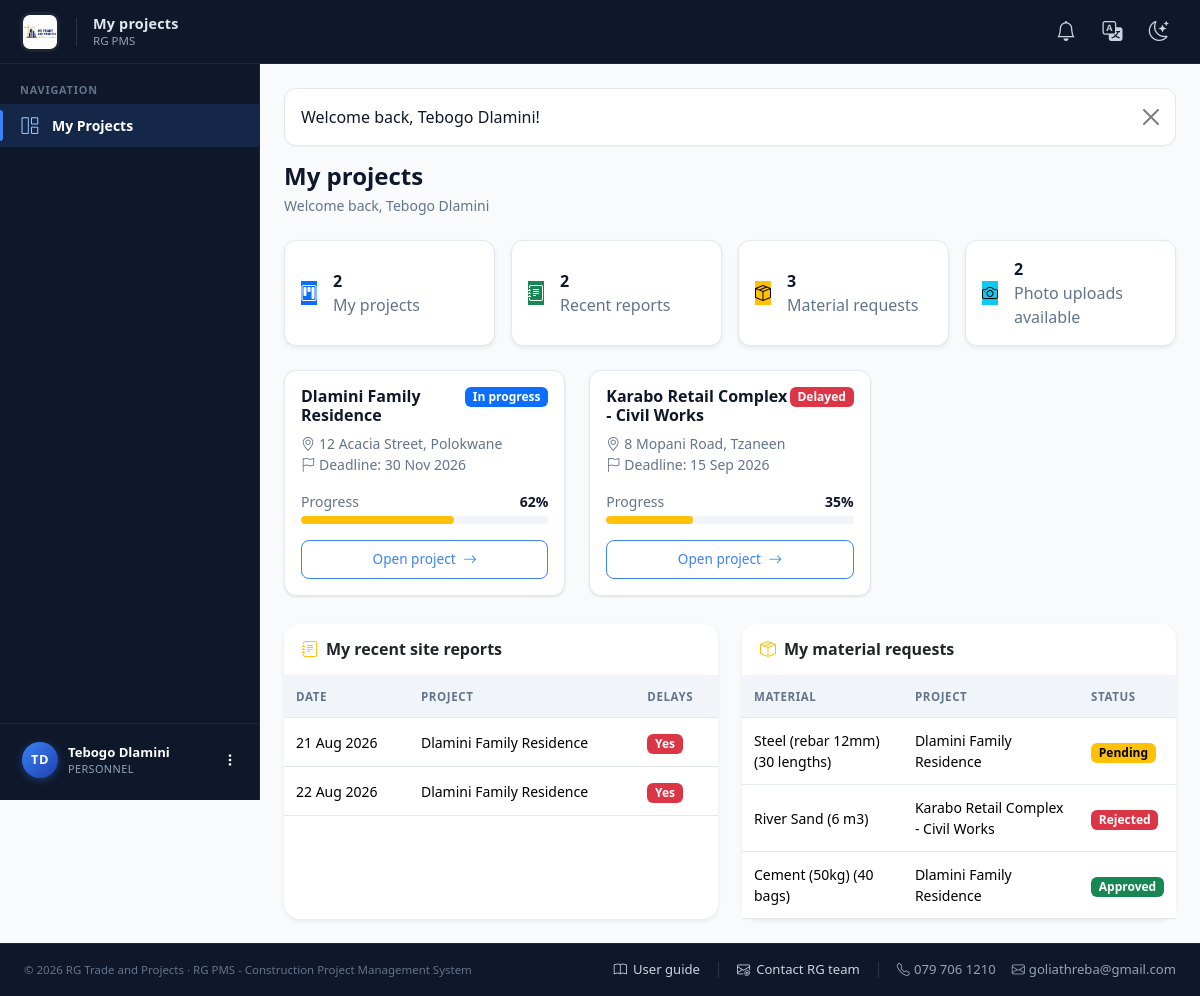
/personnel/dashboard.php (signed in), run on the app's committed database.
### tables this page shows
CREATE TABLE users (
  id            INT UNSIGNED NOT NULL AUTO_INCREMENT,
  role_id       TINYINT UNSIGNED NOT NULL,
  full_name     VARCHAR(120) NOT NULL,
  email         VARCHAR(160) NOT NULL UNIQUE,
  phone         VARCHAR(30)  NULL,
  password_hash VARCHAR(255) NOT NULL,
  is_active     TINYINT(1)   NOT NULL DEFAULT 1,
  created_at    DATETIME     NOT NULL DEFAULT CURRENT_TIMESTAMP,
  PRIMARY KEY (id),
  CONSTRAINT fk_users_role FOREIGN KEY (role_id) REFERENCES roles(id)
);

CREATE TABLE roles (
  id          TINYINT UNSIGNED NOT NULL AUTO_INCREMENT,
  name        VARCHAR(50)  NOT NULL UNIQUE,       
  description VARCHAR(255) NULL,
  PRIMARY KEY (id)
);

CREATE TABLE projects (
  id                    INT UNSIGNED NOT NULL AUTO_INCREMENT,
  client_id             INT UNSIGNED NOT NULL,
  project_manager_id    INT UNSIGNED NULL,         
  name                  VARCHAR(160) NOT NULL,
  build_type            VARCHAR(120) NULL,         
  square_meters         DECIMAL(10,2) NULL,
  location              VARCHAR(255) NULL,
  start_date            DATE NULL,
  target_deadline       DATE NULL,
  actual_completion_date DATE NULL,
  status                ENUM('not_yet_commenced','in_progress','delayed','completed') NOT NULL DEFAULT 'not_yet_commenced',
  progress_percent      DECIMAL(5,2) NOT NULL DEFAULT 0,
  budget                DECIMAL(14,2) NOT NULL DEFAULT 0,
  description           TEXT NULL,
  created_at            DATETIME NOT NULL DEFAULT CURRENT_TIMESTAMP,
  PRIMARY KEY (id),
  CONSTRAINT fk_projects_client FOREIGN KEY (client_id) REFERENCES clients(id),
  CONSTRAINT fk_projects_pm FOREIGN KEY (project_manager_id) REFERENCES users(id) ON DELETE SET NULL
);

CREATE TABLE site_reports (
  id             INT UNSIGNED NOT NULL AUTO_INCREMENT,
  project_id     INT UNSIGNED NOT NULL,
  reported_by    INT UNSIGNED NULL,               
  report_date    DATE NOT NULL,
  period         ENUM('daily','weekly') NOT NULL DEFAULT 'daily',
  completed_work TEXT NULL,
  materials_used TEXT NULL,
  delays         TEXT NULL,
  site_notes     TEXT NULL,
  created_at     DATETIME NOT NULL DEFAULT CURRENT_TIMESTAMP,
  PRIMARY KEY (id),
  CONSTRAINT fk_reports_project FOREIGN KEY (project_id) REFERENCES projects(id) ON DELETE CASCADE,
  CONSTRAINT fk_reports_by FOREIGN KEY (reported_by) REFERENCES users(id) ON DELETE SET NULL
);

CREATE TABLE material_requests (
  id           INT UNSIGNED NOT NULL AUTO_INCREMENT,
  project_id   INT UNSIGNED NOT NULL,
  requested_by INT UNSIGNED NULL,                 
  material_id  INT UNSIGNED NOT NULL,
  quantity     DECIMAL(12,2) NOT NULL,
  unit         VARCHAR(30)  NOT NULL DEFAULT 'unit',
  reason       TEXT NULL,
  status       ENUM('pending','approved','rejected') NOT NULL DEFAULT 'pending',
  reviewed_by  INT UNSIGNED NULL,
  reviewed_at  DATETIME     NULL,
  created_at   DATETIME NOT NULL DEFAULT CURRENT_TIMESTAMP,
  PRIMARY KEY (id),
  CONSTRAINT fk_mr_project FOREIGN KEY (project_id) REFERENCES projects(id),
  CONSTRAINT fk_mr_requestor FOREIGN KEY (requested_by) REFERENCES users(id) ON DELETE SET NULL,
  CONSTRAINT fk_mr_material FOREIGN KEY (material_id) REFERENCES materials(id),
  CONSTRAINT fk_mr_reviewer FOREIGN KEY (reviewed_by) REFERENCES users(id) ON DELETE SET NULL
);

CREATE TABLE materials (
  id             INT UNSIGNED NOT NULL AUTO_INCREMENT,
  name           VARCHAR(160) NOT NULL,
  unit           VARCHAR(30)  NOT NULL DEFAULT 'unit',
  stock_quantity DECIMAL(12,2) NOT NULL DEFAULT 0,
  created_at     DATETIME NOT NULL DEFAULT CURRENT_TIMESTAMP,
  PRIMARY KEY (id),
  UNIQUE KEY uq_material_name (name)
);

### personnel/dashboard.php (the view, shortened to what the rows shown need)
<?php
require_once __DIR__ . '/../includes/layout.php';
require_role('personnel');
$user = current_user();
$pdo = db();
$myPersonnel = $pdo->prepare('SELECT * FROM personnel WHERE user_id = ?');
$myPersonnel->execute([$user['id']]);
$personnelRows = $myPersonnel->fetchAll();
$personnelIds = array_map(fn($p) => (int)$p['id'], $personnelRows);
$projects = [];
if ($personnelIds) {
    $in = implode(',', array_fill(0, count($personnelIds), '?'));
    $stmt = $pdo->prepare(
        "SELECT DISTINCT p.*, c.company_name, c.contact_person
         FROM project_personnel pp
         JOIN projects p ON p.id = pp.project_id
         JOIN clients c ON c.id = p.client_id
         WHERE pp.personnel_id IN ($in)
         ORDER BY p.created_at DESC"
    );
    $stmt->execute($personnelIds);
    $projects = $stmt->fetchAll();
}
$myReports = $pdo->prepare(
    'SELECT sr.*, p.name AS project_name FROM site_reports sr JOIN projects p ON p.id = sr.project_id WHERE sr.reported_by = ? ORDER BY sr.created_at DESC LIMIT 5'
);
$myReports->execute([$user['id']]);
$reports = $myReports->fetchAll();
$myReqs = $pdo->prepare(
    'SELECT mr.*, m.name AS material_name, p.name AS project_name FROM material_requests mr JOIN materials m ON m.id = mr.material_id JOIN projects p ON p.id = mr.project_id WHERE mr.requested_by = ? ORDER BY mr.created_at DESC LIMIT 5'
);
$myReqs->execute([$user['id']]);
$requests = $myReqs->fetchAll();
page_header('My projects', 'dashboard');
?>
<div class="row g-4">
  <?php foreach ($projects as $p): $st = effective_project_status($p); ?>
  <div class="col-md-6 col-xl-4">
    <div class="card project-card h-100">
      <div class="card-body">
        <div class="d-flex justify-content-between align-items-start mb-2">
          <h6 class="card-title mb-0"><a class="text-decoration-none" href="<?= BASE_URL ?>/personnel/project_view.php?id=<?= $p['id'] ?>"><?= e($p['name']) ?></a></h6>
          <?= project_status_badge($st) ?>
        </div>
        <div class="small text-muted mb-3"><i class="bi bi-geo-alt me-1"></i><?= e($p['location'] ?? '-') ?><br><i class="bi bi-flag me-1"></i>Deadline: <?= nice_date($p['target_deadline']) ?></div>
        <div class="d-flex justify-content-between small mb-1"><span class="text-muted">Progress</span><span class="fw-semibold"><?= (float)$p['progress_percent'] ?>%</span></div>
        <div class="progress mb-3"><div class="progress-bar bg-warning" style="width:<?= (float)$p['progress_percent'] ?>%"></div></div>
        <a class="btn btn-sm btn-outline-brand w-100" href="<?= BASE_URL ?>/personnel/project_view.php?id=<?= $p['id'] ?>">Open project <i class="bi bi-arrow-right ms-1"></i></a>
      </div>
    </div>
  </div>
  <?php endforeach; ?>
</div>
<div class="row g-4 mt-1">
  <div class="col-lg-6">
    <div class="card border-0 shadow-sm rounded-4 h-100">
      <div class="table-responsive">
        <table class="table table-sm align-middle mb-0">
          <thead><tr><th>Date</th><th>Project</th><th>Delays</th></tr></thead>
          <tbody>
            <?php foreach ($reports as $r): ?>
              <tr><td class="small"><?= nice_date($r['report_date']) ?></td><td class="small"><?= e($r['project_name']) ?></td><td><?= $r['delays'] ? badge('Yes', 'danger') : badge('None', 'success') ?></td></tr>
            <?php endforeach; ?>
          </tbody>
        </table>
      </div>
    </div>
  </div>
  <div class="col-lg-6">
    <div class="card border-0 shadow-sm rounded-4 h-100">
      <div class="table-responsive">
        <table class="table table-sm align-middle mb-0">
          <thead><tr><th>Material</th><th>Project</th><th>Status</th></tr></thead>
          <tbody>
            <?php foreach ($requests as $r): ?>
              <tr><td class="small"><?= e($r['material_name']) ?> (<?= (float)$r['quantity'] ?> <?= e($r['unit']) ?>)</td><td class="small"><?= e($r['project_name']) ?></td><td><?= match ($r['status']) { 'approved' => badge('Approved', 'success'), 'rejected' => badge('Rejected', 'danger'), default => badge('Pending', 'warning') } ?></td></tr>
            <?php endforeach; ?>
          </tbody>
        </table>
      </div>
    </div>
  </div>
</div>
<?php page_footer(); ?>

### includes/layout.php (shortened to what the rows shown need)
<?php
require_once __DIR__ . '/functions.php';
require_once __DIR__ . '/auth.php';
function page_header(string $title, string $active = ''): void {
    $user    = current_user();
    $role    = $user['role_name'] ?? null;
    $flash   = flash_get();
    $base    = BASE_URL;
    $initials = '';
    if ($user) {
        foreach (preg_split('/\s+/', trim($user['full_name'])) as $part) {
            if ($part !== '') $initials .= strtoupper($part[0]);
        }
        $initials = substr($initials, 0, 2);
    }
    ?>
<!DOCTYPE html>
<html lang="en">
<head>
<link rel="stylesheet" href="<?= $base ?>/assets/vendor/bootstrap.min.css">
<link rel="stylesheet" href="<?= $base ?>/assets/vendor/bootstrap-icons.css">
<link rel="stylesheet" href="<?= $base ?>/assets/css/style.css?v=<?= @filemtime(__DIR__ . '/../assets/css/style.css') ?>">
</head>
<body>
<?php if ($user): ?>
<nav class="app-navbar">
  <div class="navbar-inner">
    <div class="d-flex align-items-center gap-3">
      <a class="navbar-brand" href="<?= $base ?>/index.php">
        <img src="<?= $base ?>/assets/img/logo-full.png" alt="<?= APP_NAME ?>" class="header-logo"
             onerror="this.style.display='none';this.nextElementSibling.style.display='inline-flex';">
      </a>
      <div class="d-none d-md-block lh-1">
        <div class="navbar-page-title"><?= e($title) ?></div>
        <div class="navbar-page-sub mt-1"><?= APP_SYSTEM_NAME ?></div>
      </div>
    </div>
    <div class="d-flex align-items-center gap-1">
      <div class="dropdown">
        <a class="nav-icon-link" href="#" data-bs-toggle="dropdown" aria-expanded="false" title="Notifications">
          <i class="bi bi-bell fs-5"></i>
        </a>
      </div>
      <div class="dropdown">
        <a class="nav-icon-link" href="#" data-bs-toggle="dropdown" aria-expanded="false" title="Translate">
          <i class="bi bi-translate fs-5"></i>
        </a>
      </div>
      <button class="nav-icon-link" type="button" id="themeToggle" title="Switch theme" aria-label="Switch theme">
        <i class="bi bi-moon-stars fs-5 icon-light"></i>
      </button>
    </div>
  </div>
</nav>
<div class="app-layout">
  <aside class="app-sidebar" id="appSidebar">
    <div class="sidebar-scroll">
      <div class="sidebar-section-title">Navigation</div>
      <ul class="nav flex-column sidebar-nav">
        <?php if ($role === 'admin'): ?>
          <li class="nav-item"><a class="nav-link <?= $active === 'dashboard' ? 'active' : '' ?>" href="<?= $base ?>/admin/dashboard.php"><i class="bi bi-grid-1x2"></i><span>Dashboard</span></a></li>
          <li class="nav-item"><a class="nav-link <?= $active === 'projects' ? 'active' : '' ?>" href="<?= $base ?>/admin/projects.php"><i class="bi bi-kanban"></i><span>Projects</span></a></li>
          <li class="nav-item"><a class="nav-link <?= $active === 'clients' ? 'active' : '' ?>" href="<?= $base ?>/admin/clients.php"><i class="bi bi-people"></i><span>Clients</span></a></li>
          <li class="nav-item"><a class="nav-link <?= $active === 'quotations' ? 'active' : '' ?>" href="<?= $base ?>/admin/quotations.php"><i class="bi bi-file-earmark-text"></i><span>Quotations</span></a></li>
          <li class="nav-item"><a class="nav-link <?= $active === 'personnel' ? 'active' : '' ?>" href="<?= $base ?>/admin/personnel.php"><i class="bi bi-person-badge"></i><span>Personnel</span></a></li>
          <li class="nav-item"><a class="nav-link <?= $active === 'materials' ? 'active' : '' ?>" href="<?= $base ?>/admin/materials.php"><i class="bi bi-box-seam"></i><span>Materials</span></a></li>
          <li class="nav-item"><a class="nav-link <?= $active === 'invoices' ? 'active' : '' ?>" href="<?= $base ?>/admin/invoices.php"><i class="bi bi-receipt"></i><span>Invoices</span></a></li>
        <?php elseif ($role === 'personnel'): ?>
          <li class="nav-item"><a class="nav-link <?= $active === 'dashboard' ? 'active' : '' ?>" href="<?= $base ?>/personnel/dashboard.php"><i class="bi bi-grid-1x2"></i><span>My Projects</span></a></li>
        <?php elseif ($role === 'client'): ?>
          <li class="nav-item"><a class="nav-link <?= $active === 'dashboard' ? 'active' : '' ?>" href="<?= $base ?>/client/dashboard.php"><i class="bi bi-grid-1x2"></i><span>My Projects</span></a></li>
        <?php endif; ?>
      </ul>
    </div>
    <div class="sidebar-user-wrap">
      <div class="dropdown dropend">
        <a class="sidebar-user" href="#" data-bs-toggle="dropdown" aria-expanded="false">
          <div class="avatar"><?= e($initials ?: 'U') ?></div>
          <div class="user-info">
            <div class="user-name"><?= e($user['full_name']) ?></div>
            <div class="user-role"><?= e($user['role_name']) ?></div>
          </div>
          <i class="bi bi-three-dots-vertical ms-auto small"></i>
        </a>
      </div>
    </div>
  </aside>
  <main class="app-main">
    <div class="container-fluid px-3 px-lg-4 py-4">
      <?php if ($flash): ?>
        <div class="alert alert-<?= e($flash['type']) ?> alert-dismissible fade show" role="alert">
          <?= e($flash['message']) ?>
          <button type="button" class="btn-close" data-bs-dismiss="alert" aria-label="Close"></button>
        </div>
      <?php endif; ?>
<?php endif; ?>
<?php
}
function page_footer(): void {
    $user = current_user();
    ?>
    <?php if ($user): ?>
        </div>
      </main>
    </div>
    <?php else: ?>
        </div>
    </main>
    <?php endif; ?>
</body>
</html>
<?php
}

### includes/functions.php (shortened to what the rows shown need)
<?php
require_once __DIR__ . '/../config/db.php';
function flash_get(): ?array {
    if (!empty($_SESSION['flash'])) {
        $f = $_SESSION['flash'];
        return $f;
    }
    return null;
}
function nice_date(?string $date): string {
    $ts = strtotime($date);
    return $ts ? date('d M Y', $ts) : '-';
}
function e(?string $value): string {
    return htmlspecialchars((string)$value, ENT_QUOTES, 'UTF-8');
}
function badge(string $text, string $color = 'secondary'): string {
    return '<span class="badge text-bg-' . $color . '">' . e($text) . '</span>';
}
function normalise_project_status(?string $status): string {
    $status = strtolower(trim((string)$status));
    $aliases = [
        'active'            => ['active', 'in_progress', 'in progress', 'ongoing', 'started'],
        'on_hold'           => ['on_hold', 'on hold', 'paused', 'suspended'],
        'not_yet_commenced' => ['not_yet_commenced', 'not yet commenced', 'pending', 'planning', 'new'],
        'delayed'           => ['delayed', 'overdue', 'late'],
        'completed'         => ['completed', 'complete', 'done', 'finished', 'closed'],
        'cancelled'         => ['cancelled', 'canceled', 'void', 'abandoned'],
    ];
    foreach ($aliases as $canonical => $list) {
        if (in_array($status, $list, true)) return $canonical;
    }
    return $status === '' ? 'active' : $status;
}
function project_status_badge(string $status): string {
    $canonical = normalise_project_status($status);
    $map = [
        'not_yet_commenced' => ['Not yet commenced', 'secondary'],
        'active'            => ['In progress',       'primary'],
        'in_progress'       => ['In progress',       'primary'],
        'on_hold'           => ['On hold',           'warning'],
        'delayed'           => ['Delayed',           'danger'],
        'completed'         => ['Completed',         'success'],
        'cancelled'         => ['Cancelled',         'dark'],
    ];
    [$label, $color] = $map[$canonical] ?? [ucfirst($status ?: 'Unknown'), 'secondary'];
    return badge($label, $color);
}
function effective_project_status(array $project): string {
    $canonical = normalise_project_status($project['status'] ?? 'active');
    if ($canonical === 'active'
        && !empty($project['target_deadline'])
        && strtotime($project['target_deadline']) < strtotime(date('Y-m-d'))) {
        return 'delayed';
    }
    return $canonical;
}

### data on the page
users: full_name "Tebogo Dlamini", role.name "PERSONNEL"
projects: name "Dlamini Family Residence", text "In progress", location "12 Acacia Street, Polokwane", target_deadline "30 Nov 2026", progress_percent "62"
projects: name "Karabo Retail Complex - Civil Works", text "Delayed", location "8 Mopani Road, Tzaneen", target_deadline "15 Sep 2026", progress_percent "35"
site_reports: report_date "21 Aug 2026", project.name "Dlamini Family Residence", text "Yes"
site_reports: report_date "22 Aug 2026", project.name "Dlamini Family Residence", text "Yes"
material_requests: material.name "Steel (rebar 12mm)", quantity "30", unit "lengths", project.name "Dlamini Family Residence", text "Pending"
material_requests: material.name "River Sand", quantity "6", unit "m3", project.name "Karabo Retail Complex - Civil Works", text "Rejected"
material_requests: material.name "Cement (50kg)", quantity "40", unit "bags", project.name "Dlamini Family Residence", text "Approved"

### other printed values
$title "My projects"
APP_SYSTEM_NAME "RG PMS"
$initials ?: 'U' "TD"
$flash['message'] "Welcome back, Tebogo Dlamini!"
$subtitle "Welcome back, Tebogo Dlamini"
count($projects) "2"
count($reports) "2"
count($requests) "3"
APP_NAME "RG Trade and Projects"
COMPANY_PHONE "079 706 1210"
COMPANY_EMAIL "goliathreba@gmail.com"
